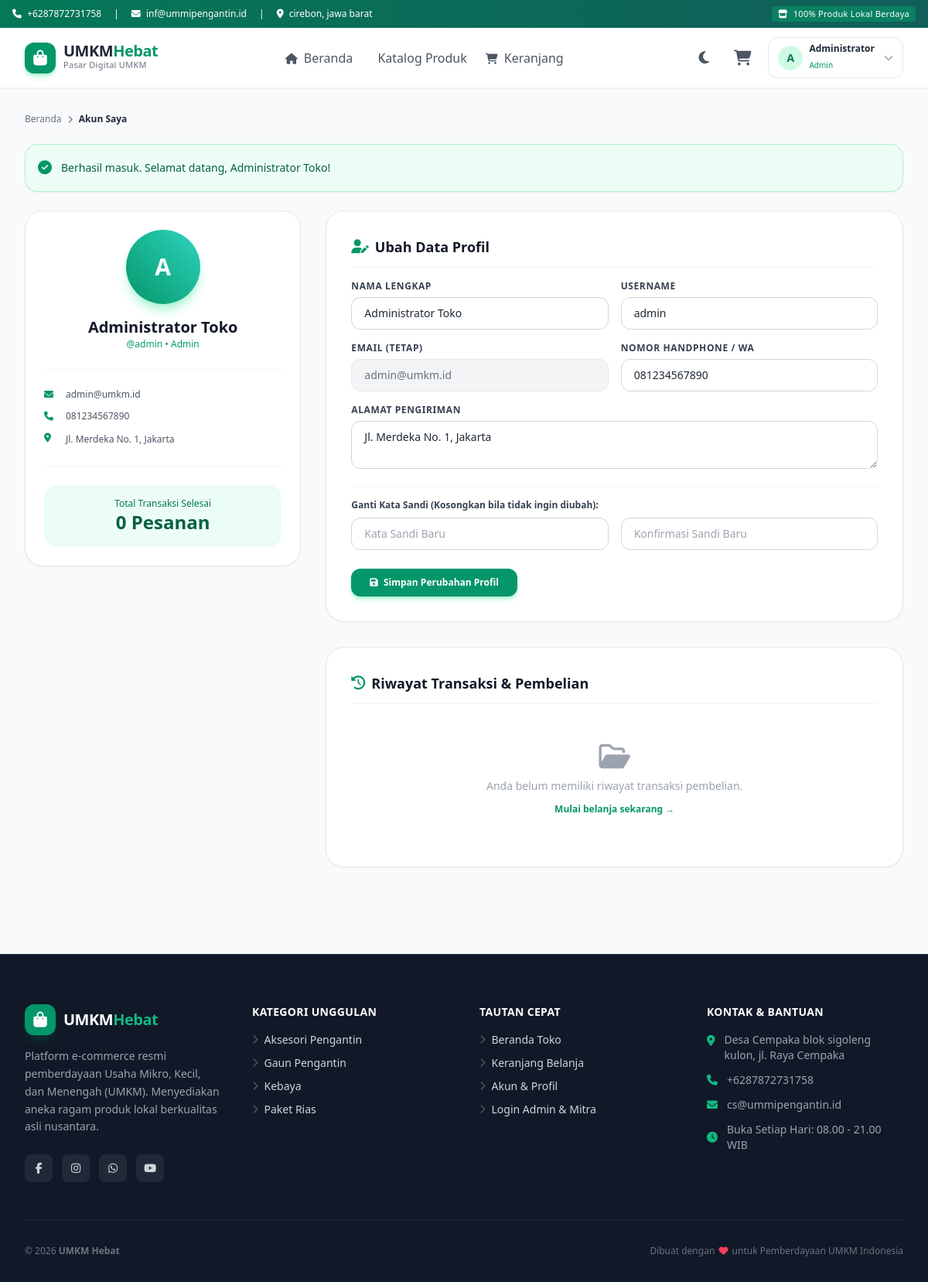
The app's page /profil.php (signed in) with its own data.
### tables this page shows
CREATE TABLE `tb_user` (
  `id` int(11) NOT NULL,
  `nama` varchar(255) NOT NULL,
  `email` varchar(255) NOT NULL,
  `username` varchar(255) NOT NULL,
  `password` varchar(255) NOT NULL,
  `hp` varchar(255) NOT NULL,
  `alamat` varchar(255) NOT NULL,
  `role` enum('admin','pelanggan') NOT NULL DEFAULT 'pelanggan'
);

### profil.php (the view, shortened to what this page needs)
<?php
global $koneksi;
$user_id = (int)$_SESSION['user_id'];
$flash_success = $_SESSION['flash_success'] ?? null;
$query_user = mysqli_query($koneksi, "SELECT * FROM tb_user WHERE id = $user_id LIMIT 1");
$user_data = mysqli_fetch_assoc($query_user);
$transaksi_list = [];
?>
<!DOCTYPE html>
<html lang="id">
<head>
    <script src="https://cdn.tailwindcss.com"></script>
    <link rel="stylesheet" href="https://cdnjs.cloudflare.com/ajax/libs/font-awesome/6.5.1/css/all.min.css">
</head>
<body class="bg-gray-50 text-gray-800 font-sans min-h-screen flex flex-col">
    <?php include __DIR__ . '/includes/navbar.php'; ?>
    <main class="max-w-7xl mx-auto px-4 sm:px-6 lg:px-8 py-8 flex-1 w-full">
        <div class="flex items-center gap-2 text-xs text-gray-500 mb-6">
            <a href="index.php" class="hover:text-emerald-600">Beranda</a>
            <i class="fa-solid fa-chevron-right text-[10px]"></i>
            <span class="text-gray-800 font-semibold">Akun Saya</span>
        </div>
        <?php if ($flash_success): ?>
            <div class="mb-6 p-4 rounded-2xl bg-emerald-50 border border-emerald-200 text-emerald-800 text-sm font-medium flex items-center gap-3 shadow-sm">
                <i class="fa-solid fa-circle-check text-emerald-600 text-lg"></i>
                <span><?= htmlspecialchars($flash_success) ?></span>
            </div>
        <?php endif; ?>
        <div class="grid grid-cols-1 lg:grid-cols-12 gap-8 items-start">
            <div class="lg:col-span-4 bg-white rounded-3xl p-6 border border-gray-200 shadow-sm text-center">
                <div class="w-24 h-24 mx-auto bg-gradient-to-tr from-emerald-600 to-teal-400 rounded-full flex items-center justify-center text-white text-3xl font-black shadow-lg shadow-emerald-200 mb-4">
                    <?= strtoupper(substr($user_data['nama'] ?? 'U', 0, 1)) ?>
                </div>
                <h2 class="text-xl font-bold text-gray-900"><?= htmlspecialchars($user_data['nama']) ?></h2>
                <p class="text-xs text-emerald-600 font-medium">@<?= htmlspecialchars($user_data['username']) ?> &bull; <?= ucfirst($user_data['role']) ?></p>
                <div class="mt-6 pt-6 border-t border-gray-100 text-left space-y-3 text-xs">
                    <div class="flex items-center text-gray-600 gap-3">
                        <i class="fa-solid fa-envelope w-4 text-emerald-600"></i>
                        <span class="truncate"><?= htmlspecialchars($user_data['email']) ?></span>
                    </div>
                    <div class="flex items-center text-gray-600 gap-3">
                        <i class="fa-solid fa-phone w-4 text-emerald-600"></i>
                        <span><?= htmlspecialchars($user_data['hp']) ?></span>
                    </div>
                    <div class="flex items-start text-gray-600 gap-3">
                        <i class="fa-solid fa-location-dot w-4 text-emerald-600 mt-0.5"></i>
                        <span class="leading-relaxed"><?= htmlspecialchars($user_data['alamat']) ?></span>
                    </div>
                </div>
                <div class="mt-6 pt-6 border-t border-gray-100">
                    <div class="bg-emerald-50 rounded-2xl p-4 text-center">
                        <span class="text-xs text-emerald-700 font-medium block">Total Transaksi Selesai</span>
                        <span class="text-2xl font-black text-emerald-800"><?= count($transaksi_list) ?> Pesanan</span>
                    </div>
                </div>
            </div>
            <div class="lg:col-span-8 space-y-8">
                <div class="bg-white rounded-3xl p-6 sm:p-8 border border-gray-200 shadow-sm">
                    <h3 class="text-lg font-bold text-gray-900 mb-4 pb-3 border-b border-gray-100 flex items-center gap-2">
                        <i class="fa-solid fa-user-pen text-emerald-600"></i> Ubah Data Profil
                    </h3>
                    <form action="profil.php" method="POST" class="space-y-4">
                        <div class="grid grid-cols-1 sm:grid-cols-2 gap-4">
                            <div>
                                <label class="block text-xs font-bold text-gray-700 uppercase tracking-wider mb-1.5">Nama Lengkap</label>
                                <input type="text" name="nama" required value="<?= htmlspecialchars($user_data['nama']) ?>"
                                       class="w-full px-4 py-2.5 rounded-xl border border-gray-300 focus:outline-none focus:ring-2 focus:ring-emerald-500 text-sm">
                            </div>
                            <div>
                                <label class="block text-xs font-bold text-gray-700 uppercase tracking-wider mb-1.5">Username</label>
                                <input type="text" name="username" required value="<?= htmlspecialchars($user_data['username']) ?>"
                                       class="w-full px-4 py-2.5 rounded-xl border border-gray-300 focus:outline-none focus:ring-2 focus:ring-emerald-500 text-sm">
                            </div>
                        </div>
                        <div class="grid grid-cols-1 sm:grid-cols-2 gap-4">
                            <div>
                                <label class="block text-xs font-bold text-gray-700 uppercase tracking-wider mb-1.5">Email (Tetap)</label>
                                <input type="email" disabled value="<?= htmlspecialchars($user_data['email']) ?>"
                                       class="w-full px-4 py-2.5 rounded-xl border border-gray-200 bg-gray-100 text-gray-500 text-sm cursor-not-allowed">
                            </div>
                            <div>
                                <label class="block text-xs font-bold text-gray-700 uppercase tracking-wider mb-1.5">Nomor Handphone / WA</label>
                                <input type="tel" name="hp" required value="<?= htmlspecialchars($user_data['hp']) ?>"
                                       class="w-full px-4 py-2.5 rounded-xl border border-gray-300 focus:outline-none focus:ring-2 focus:ring-emerald-500 text-sm">
                            </div>
                        </div>
                        <div>
                            <label class="block text-xs font-bold text-gray-700 uppercase tracking-wider mb-1.5">Alamat Pengiriman</label>
                            <textarea name="alamat" rows="2" required
                                      class="w-full px-4 py-2.5 rounded-xl border border-gray-300 focus:outline-none focus:ring-2 focus:ring-emerald-500 text-sm"><?= htmlspecialchars($user_data['alamat']) ?></textarea>
                        </div>
                        <div class="pt-4 border-t border-gray-100">
                            <span class="text-xs font-bold text-gray-700 block mb-2">Ganti Kata Sandi (Kosongkan bila tidak ingin diubah):</span>
                            <div class="grid grid-cols-1 sm:grid-cols-2 gap-4">
                                <div>
                                    <input type="password" name="password_baru" minlength="6" placeholder="Kata Sandi Baru"
                                           class="w-full px-4 py-2.5 rounded-xl border border-gray-300 focus:outline-none focus:ring-2 focus:ring-emerald-500 text-sm">
                                </div>
                                <div>
                                    <input type="password" name="konfirmasi_password" minlength="6" placeholder="Konfirmasi Sandi Baru"
                                           class="w-full px-4 py-2.5 rounded-xl border border-gray-300 focus:outline-none focus:ring-2 focus:ring-emerald-500 text-sm">
                                </div>
                            </div>
                        </div>
                        <div class="pt-2">
                            <button type="submit" name="update_profil"
                                    class="px-6 py-2.5 bg-emerald-600 hover:bg-emerald-700 text-white rounded-xl text-xs font-bold shadow-md shadow-emerald-200 transition">
                                <i class="fa-solid fa-floppy-disk mr-1"></i> Simpan Perubahan Profil
                            </button>
                        </div>
                    </form>
                </div>
                <div id="riwayat" class="bg-white rounded-3xl p-6 sm:p-8 border border-gray-200 shadow-sm">
                    <h3 class="text-lg font-bold text-gray-900 mb-4 pb-3 border-b border-gray-100 flex items-center gap-2">
                        <i class="fa-solid fa-clock-rotate-left text-emerald-600"></i> Riwayat Transaksi & Pembelian
                    </h3>
                    <?php if (empty($transaksi_list)): ?>
                        <div class="text-center py-8 text-gray-400">
                            <i class="fa-regular fa-folder-open text-4xl mb-2"></i>
                            <p class="text-sm">Anda belum memiliki riwayat transaksi pembelian.</p>
                            <a href="index.php#katalog" class="mt-3 inline-block text-xs font-bold text-emerald-600 hover:underline">
                                Mulai belanja sekarang &rarr;
                            </a>
                        </div>
                    <?php endif; ?>
                </div>
            </div>
        </div>
    </main>
    <?php include __DIR__ . '/includes/footer.php'; ?>
</body>
</html>

### records on screen
tb_user: nama "A", nama "Administrator Toko", username "admin", role "Admin", email "admin@umkm.id", hp "081234567890", alamat "Jl. Merdeka No. 1, Jakarta"

### other values on screen
substr($_SESSION['nama'] ?? 'U', 0, 1) "A"
explode(' ', $_SESSION['nama'] ?? 'User')[0] "Administrator"
$_SESSION['role'] "Admin"
$flash_success "Berhasil masuk. Selamat datang, Administrator Toko!"
count($transaksi_list) "0"
$category "Aksesori Pengantin"
$category "Gaun Pengantin"
$category "Kebaya"
$category "Paket Rias"
